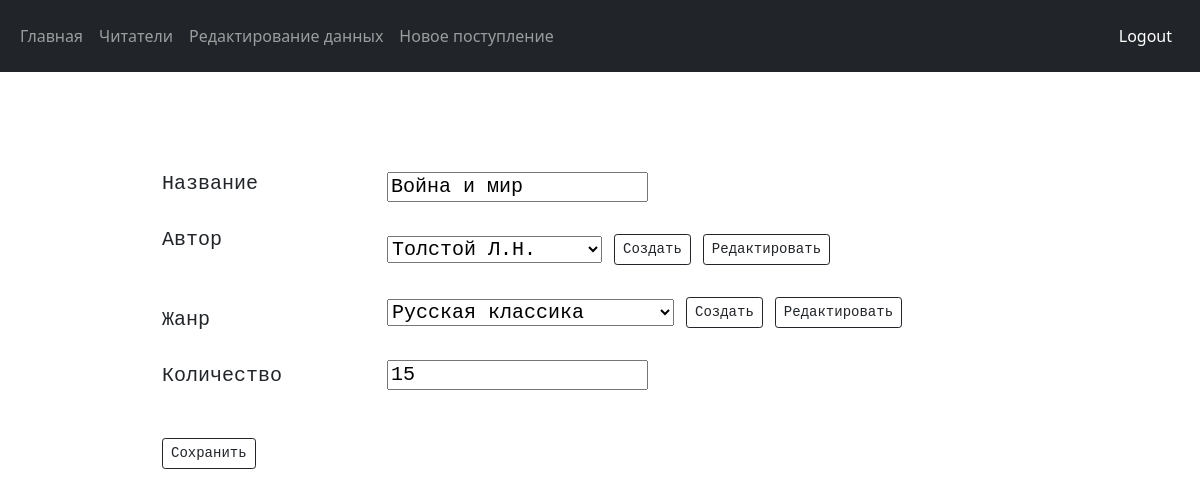
Page /correct_book/voinaimir/ on the committed database.
### lib_app/models.py (models this page shows, shortened)
class Book(models.Model):
    title = models.CharField(max_length=80, unique=True, verbose_name='Название')
    book_author = models.ForeignKey(Author, on_delete=models.CASCADE, max_length=80, verbose_name='Автор')
    book_genre = models.ForeignKey(Genre, on_delete=models.CASCADE, max_length=80, verbose_name='Жанр')
    book_amount = models.IntegerField(verbose_name='Количество')
    slug = models.SlugField(max_length=80, allow_unicode=True, unique=True)
    class Meta:
        ordering = ['title']

### lib_app/views.py (the view, shortened to what this page needs)
# urls.py: path('correct_book/<slug:slug>/', views.CorrectBook.as_view(), name='correct_book'),
class CorrectBook(UpdateView):
    model = Book
    fields = ['title', 'book_author', 'book_genre', 'book_amount']
    template_name = 'lib_app/correct_book.html'
    success_url = reverse_lazy('redaction')

### lib_app/models.py (called while the page is built)
    def __str__(self):
        return f'{self.author_book}'

    def __str__(self):
        return f'{self.genre_book}'

### lib_app/templates/lib_app/correct_book.html (shortened to what this page needs)
{% extends 'base.html' %}
{% block content %}
<div class="container" id="create_book">
    <form action="{% url 'correct_book' book.slug %}"  method="post">
        <div class="row">
            <div class="col-3">
                <h5>{{ form.title.label }}</h5><br>
                <h5>{{ form.book_author.label }}</h5><br><br>
                <h5>{{ form.book_genre.label }}</h5><br>
                <h5>{{ form.book_amount.label }}</h5><br>
            </div>
            <div class="col-8">
                <h5>{{ form.title }}</h5><br>
                <h5>{{ form.book_author }}    <a href="{% url 'create_author' %}" target="_blank" class="btn btn-outline-dark btn-sm" role="button" data-bs-toggle="button">Создать</a> <a href="{% url 'correct_author' book.book_author.slug %} " target="_blank" class="btn btn-outline-dark btn-sm" role="button" data-bs-toggle="button">Редактировать</a></h5><br>
                <h5>{{ form.book_genre }}     <a href="{% url 'create_genre' %}" target="_blank" class="btn btn-outline-dark btn-sm" role="button" data-bs-toggle="button" >Создать</a> <a href="{% url 'correct_genre' book.book_genre.slug %}" target="_blank" class="btn btn-outline-dark btn-sm" role="button" data-bs-toggle="button">Редактировать</a> </h5><br>
                <h5>{{ form.book_amount }}</h5><br>
            </div>
        </div><br><br><br><br><br><br><br><br><br>
        <div class="row">
            <div class="col-1">
                <input type="submit" value="Сохранить" class="btn btn-outline-dark btn-sm"" role="button" data-bs-toggle="button">
            </div>
        </div>
    </form>
</div>
{% endblock %}

### static/css/styles.css (style rules this page uses)
.container .row { height: 50px; }
.col-1, #date { text-align: center; }
#create_book { width: 900px; height: 500px; font-family: 'Courier New', Courier, monospace; font-size: 16px; margin: 0 auto; margin-top: 100px; font-weight: bold; }

### rows in the picture
Book: title "Война и мир", book_author "Толстой Л.Н.", book_genre "Русская классика", book_amount "15"
